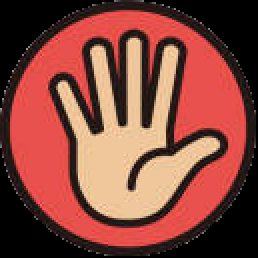
#> input picture resources/2.png, 129 x 129 px (shown 2 times larger); its folder holds 4 pictures in this run
$ python choice.py
#> lines starting #> are read from the running program, lines starting #| are printed output that depends on the picture
### hard.py
import random

class RPSBot:
    def __init__(self):
        self.history = []
        self.transition_matrix = {
            '1': {'1': 0, '2': 0, '3': 0},
            '2': {'1': 0, '2': 0, '3': 0},
            '3': {'1': 0, '2': 0, '3': 0}
        }

    # [18 lines left out: functions update_matrix, predict_move, not called in this run]

    def play(self):
        bot_move = self.predict_move()
        return bot_move
    def update(self, player_move):
        self.update_matrix(player_move)
        self.history.append(player_move)

# [25 lines left out: function main, not called in this run]

# [2 lines that do not run on import are left out]

### choice.py
import random
import hard
import cv2

# Define the choices
bot = hard.RPSBot()

def comp_choice(scale):
#> called with scale = 5
    comp_choice = random.randint(1,3)
    img = cv2.imread(f"resources/{str(comp_choice)}.png", cv2.IMREAD_UNCHANGED)
#> img is the input picture: shape (129, 129, 4); mean B, G, R, A 61.4, 71.8, 133.2, 198.5
    img = cv2.resize(img, (scale*100, scale*100))
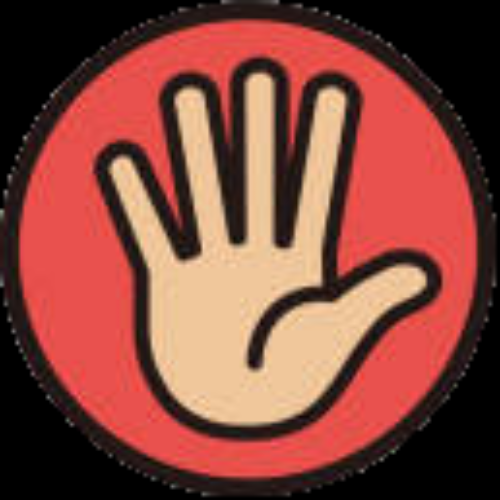
#> img: shape (500, 500, 4); mean B, G, R, A 61.3, 71.7, 133.1, 198.5
    return comp_choice, img

def hard_comp_choice(scale):
    comp_choice = int(bot.play())
    img = cv2.imread(f"resources/{str(comp_choice)}.png", cv2.IMREAD_UNCHANGED)
    img = cv2.resize(img, (scale*100, scale*100))
    return comp_choice, img

def update_plan(move):
    bot.update(str(move))

def main():
    choice, img = comp_choice(5)
#> choice = 2
    cv2.imshow(str(choice), img)
    cv2.waitKey(0)
if __name__ == "__main__":
    main()
